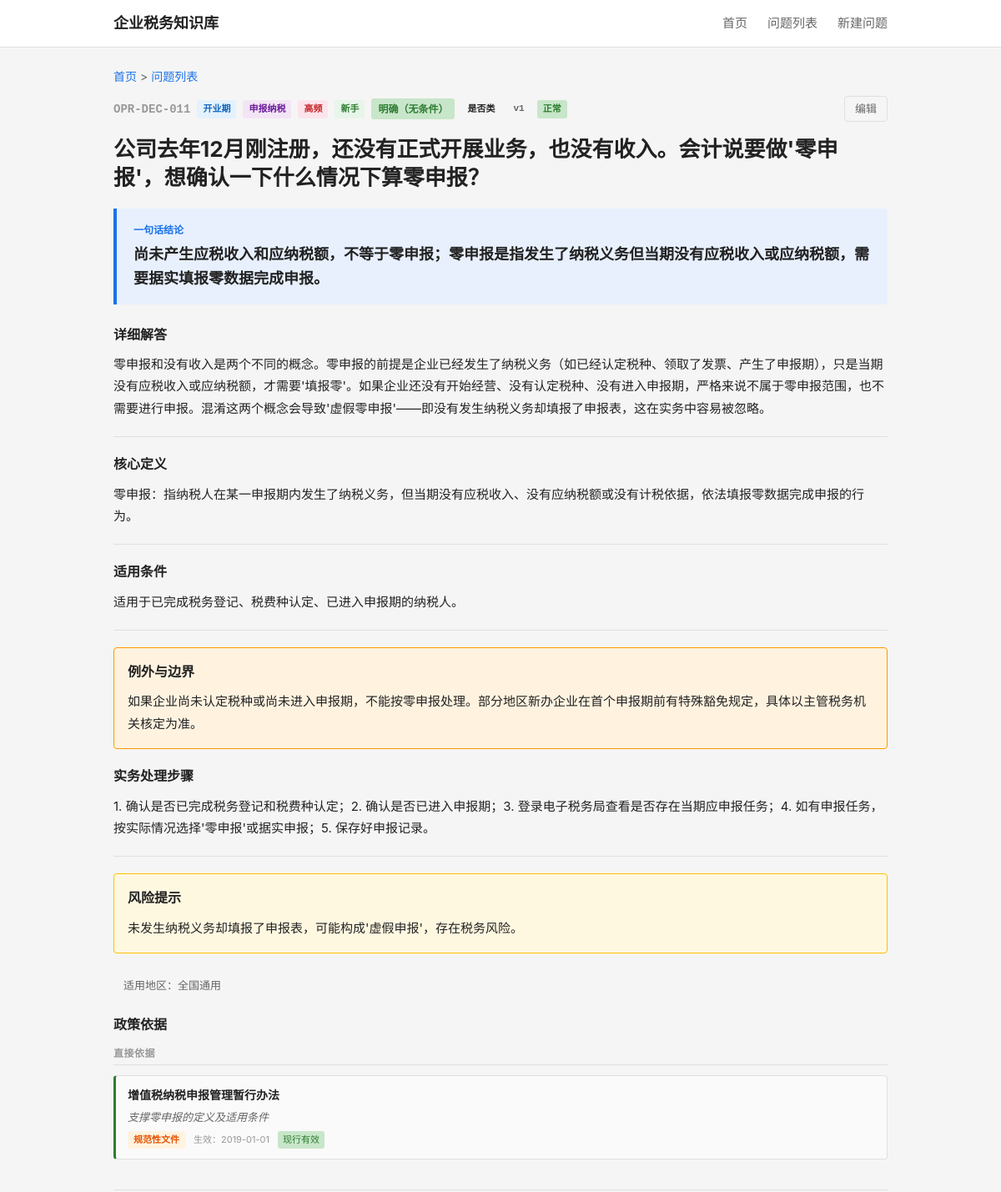
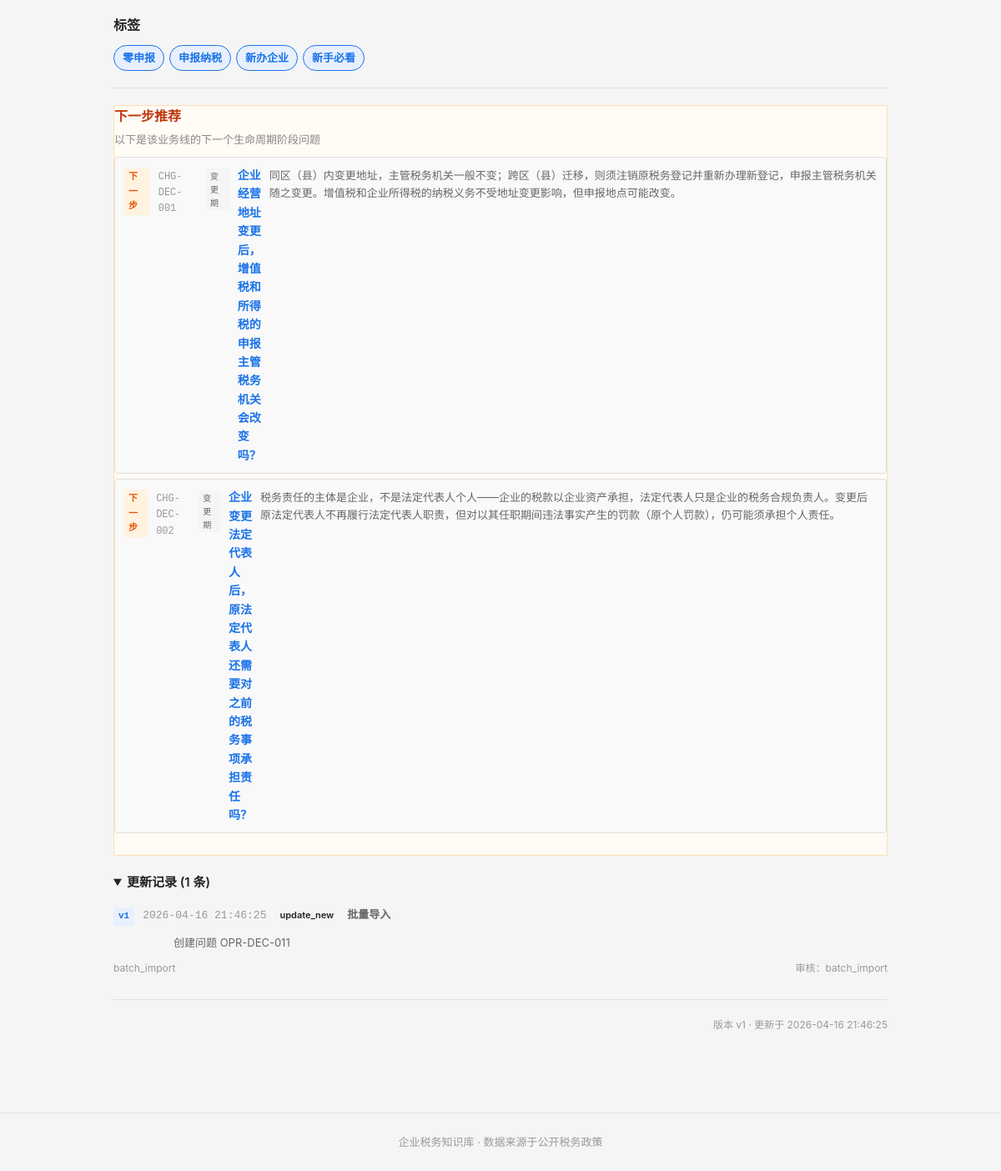
The page /question/OPR-DEC-011 on the database its author committed (2 pictures, top to bottom).
### tables this page shows
CREATE TABLE question_master (
    id              INTEGER PRIMARY KEY AUTOINCREMENT,
    question_code   TEXT NOT NULL UNIQUE,
    question_title  TEXT NOT NULL,
    question_plain  TEXT NOT NULL,

    -- 分类
    stage_code      TEXT NOT NULL,
    module_code     TEXT NOT NULL,
    question_type   TEXT NOT NULL,

    -- 答案
    one_line_answer TEXT NOT NULL,
    detailed_answer TEXT,
    core_definition TEXT,

    -- 条件与边界
    applicable_conditions TEXT,
    exceptions_boundary   TEXT,

    -- 实务
    practical_steps TEXT,
    risk_warning    TEXT,

    -- 适用范围
    scope_level     TEXT NOT NULL DEFAULT 'scope_national',
    local_region    TEXT,

    -- 确定性
    answer_certainty TEXT NOT NULL DEFAULT 'certain_clear',

    -- 元数据
    keywords        TEXT,
    high_frequency_flag INTEGER NOT NULL DEFAULT 0,
    newbie_flag     INTEGER NOT NULL DEFAULT 0,

    -- 版本管理
    status          TEXT NOT NULL DEFAULT 'draft',
    version_no      INTEGER NOT NULL DEFAULT 1,

    -- 审计字段
    created_at      TEXT NOT NULL DEFAULT (datetime('now')),
    updated_at      TEXT NOT NULL DEFAULT (datetime('now'))
);

CREATE TABLE question_policy_link (
    id              INTEGER PRIMARY KEY AUTOINCREMENT,
    question_id     INTEGER NOT NULL,
    policy_id       INTEGER NOT NULL,
    support_type    TEXT NOT NULL,
    support_note    TEXT,
    display_order   INTEGER NOT NULL DEFAULT 1,

    FOREIGN KEY (question_id) REFERENCES question_master(id) ON DELETE CASCADE,
    FOREIGN KEY (policy_id)   REFERENCES policy_basis(id)    ON DELETE CASCADE
);

CREATE TABLE policy_basis (
    id              INTEGER PRIMARY KEY AUTOINCREMENT,
    policy_code     TEXT NOT NULL UNIQUE,
    policy_name     TEXT NOT NULL,
    document_no     TEXT,
    article_ref     TEXT,

    -- 政策层级
    policy_level    TEXT NOT NULL,

    -- 有效期
    effective_date  TEXT,
    expiry_date     TEXT,
    current_status  TEXT NOT NULL DEFAULT 'effective',

    -- 内容摘要
    policy_summary  TEXT,
    raw_quote_short TEXT,

    -- 适用范围
    region_scope    TEXT DEFAULT 'national',

    -- 备注
    remarks         TEXT,

    -- 审计字段
    created_at      TEXT NOT NULL DEFAULT (datetime('now')),
    updated_at      TEXT NOT NULL DEFAULT (datetime('now'))
);

CREATE TABLE question_tag_link (
    id              INTEGER PRIMARY KEY AUTOINCREMENT,
    question_id     INTEGER NOT NULL,
    tag_id          INTEGER NOT NULL,
    is_primary      INTEGER NOT NULL DEFAULT 0,
    display_order   INTEGER NOT NULL DEFAULT 1,

    FOREIGN KEY (question_id) REFERENCES question_master(id) ON DELETE CASCADE,
    FOREIGN KEY (tag_id)      REFERENCES tag_dict(id)       ON DELETE CASCADE
);

CREATE TABLE tag_dict (
    id              INTEGER PRIMARY KEY AUTOINCREMENT,
    tag_code        TEXT NOT NULL UNIQUE,
    tag_name        TEXT NOT NULL,
    tag_category    TEXT,
    parent_id       INTEGER,
    display_order   INTEGER NOT NULL DEFAULT 1,
    status          TEXT NOT NULL DEFAULT 'active',

    FOREIGN KEY (parent_id) REFERENCES tag_dict(id) ON DELETE SET NULL
);

CREATE TABLE question_update_log (
    id              INTEGER PRIMARY KEY AUTOINCREMENT,
    question_id     INTEGER NOT NULL,
    version_no      INTEGER NOT NULL,
    update_date     TEXT NOT NULL DEFAULT (datetime('now')),
    update_type     TEXT NOT NULL,
    update_reason   TEXT,
    updated_by      TEXT,
    reviewed_by     TEXT,
    change_summary  TEXT,

    FOREIGN KEY (question_id) REFERENCES question_master(id) ON DELETE CASCADE
);

### backend/app.py (the view)
    @app.route('/question/<question_code>')
    def question_detail(question_code):
        from services.question_service import QuestionService
        svc = QuestionService()
        detail = svc.get_question_detail(question_code)
        if not detail:
            return "问题不存在", 404
        stages = svc.get_stages()
        modules = svc.get_modules()
        return render_template('detail.html',
                               detail=detail, stages=stages, modules=modules)

### backend/services/question_service.py (called while the page is built)
    def _query(self, sql, params=None):
        conn = sqlite3.connect(self.db_path)
        conn.execute("PRAGMA foreign_keys = ON")
        conn.row_factory = sqlite3.Row
        cur = conn.cursor()
        if params:
            cur.execute(sql, params)
        else:
            cur.execute(sql)
        rows = cur.fetchall()
        conn.close()
        return [dict(r) for r in rows]

    def _query_one(self, sql, params=None):
        rows = self._query(sql, params)
        return rows[0] if rows else None

    def get_stages(self):
        return self._query("""
            SELECT tag_code, tag_name
            FROM tag_dict
            WHERE tag_category = 'stage'
            ORDER BY display_order
        """)

    def get_modules(self):
        return self._query("""
            SELECT tag_code, tag_name
            FROM tag_dict
            WHERE tag_category = 'module'
            ORDER BY display_order
        """)

### frontend/templates/detail.html (shortened to what this page needs)
{% extends "base.html" %}
{% macro certainty_label(code) %}
    {% if code == 'certain_clear' %}<span class="certainty-tag clear">明确（无条件）</span>
    {% elif code == 'certain_conditional' %}<span class="certainty-tag condition">有条件</span>
    {% elif code == 'certain_dispute' %}<span class="certainty-tag dispute">有争议</span>
    {% elif code == 'certain_practice' %}<span class="certainty-tag practice">实务做法</span>
    {% else %}<span class="certainty-tag">{{ code }}</span>{% endif %}
{% endmacro %}
{% macro policy_level_label(code) %}{{ {'level_law':'法律','level_admin':'行政法规','level_department':'部门规章','level_bulletin':'规范性文件','level_provincial':'省级文件','level_local':'地方文件'}.get(code, code or '') }}{% endmacro %}
{% macro question_type_label(code) %}
{%- if code == 'type_whether' -%}是否类
{%- elif code == 'type_how' -%}怎么办类
{%- elif code == 'type_define' or code == 'type_definition' -%}定义类
{%- elif code == 'type_risk' -%}风险类
{%- elif code == 'type_time' -%}时限类
{%- elif code == 'type_why' -%}为什么类
{%- elif code == 'type_what' -%}是什么类
{%- else -%}{{ code }}{%- endif -%}
{% endmacro %}
{% macro status_label(code) %}
    {% if code == 'active' %}正常
    {% elif code == 'draft' %}草稿
    {% elif code == 'pending' %}待复核
    {% elif code == 'archived' %}归档
    {% elif code == 'obsolete' %}过时
    {% else %}{{ code }}{% endif %}
{% endmacro %}
{% macro stage_label(code) %}
    {%- if code == 'SET' -%}设立期
    {%- elif code == 'OPR' -%}开业期
    {%- elif code == 'CHG' -%}变更期
    {%- elif code == 'RSK' -%}风险期
    {%- elif code == 'SUS' -%}停业期
    {%- elif code == 'CLS' -%}注销期
    {%- else -%}{{ code }}{%- endif -%}
{% endmacro %}
{% macro module_label(code) %}
    {%- if code == 'REG' -%}登记设立
    {%- elif code == 'DEC' -%}申报纳税
    {%- elif code == 'INV' -%}发票管理
    {%- elif code == 'VAT' -%}增值税
    {%- elif code == 'IIT' -%}个人所得税
    {%- elif code == 'CIT' -%}企业所得税
    {%- elif code == 'SSF' -%}社保公积金
    {%- elif code == 'CHG' -%}变更登记
    {%- elif code == 'CLEAR' -%}清税注销
    {%- elif code == 'RISK' -%}风险应对
    {%- elif code == 'FEE' -%}成本费用
    {%- elif code == 'PREF' -%}优惠政策
    {%- elif code == 'ETAX' -%}电子税务
    {%- else -%}{{ code }}{%- endif -%}
{% endmacro %}
{% block main %}
<div class="detail-header">
    <div class="breadcrumb">
        <a href="/">首页</a> &gt; <a href="/questions">问题列表</a>
    </div>
    <div class="question-meta-top">
        <span class="q-code-lg">{{ detail.question_code }}</span>
        <span class="q-badge stage">{{ stage_label(detail.stage_code) }}</span>
        <span class="q-badge module">{{ module_label(detail.module_code) }}</span>
        {% if detail.high_frequency_flag %}
        <span class="q-badge hf">高频</span>
        {% endif %}
        {% if detail.newbie_flag %}
        <span class="q-badge newbie">新手</span>
        {% endif %}
        {{ certainty_label(detail.answer_certainty) }}
        <span class="q-badge">{{ question_type_label(detail.question_type) }}</span>
        <span class="q-badge version">v{{ detail.version_no }}</span>
        <span class="q-badge status-{{ detail.status }}">{{ status_label(detail.status) }}</span>
        <a href="/question/{{ detail.question_code }}/edit" class="edit-btn">编辑</a>
    </div>
</div>
<h1 class="detail-title">{{ detail.question_plain if detail.question_plain else detail.question_title }}</h1>
<div class="answer-box">
    <div class="answer-label">一句话结论</div>
    <div class="answer-content">{{ detail.one_line_answer }}</div>
</div>
{% if detail.detailed_answer %}
<div class="detail-section">
    <h3>详细解答</h3>
    <div class="detail-text">{{ detail.detailed_answer }}</div>
</div>
{% endif %}
{% if detail.core_definition %}
<div class="detail-section">
    <h3>核心定义</h3>
    <div class="detail-text">{{ detail.core_definition }}</div>
</div>
{% endif %}
{% if detail.applicable_conditions %}
<div class="detail-section">
    <h3>适用条件</h3>
    <div class="detail-text">{{ detail.applicable_conditions }}</div>
</div>
{% endif %}
{% if detail.exceptions_boundary %}
<div class="detail-section exception">
    <h3>例外与边界</h3>
    <div class="detail-text">{{ detail.exceptions_boundary }}</div>
</div>
{% endif %}
{% if detail.practical_steps %}
<div class="detail-section">
    <h3>实务处理步骤</h3>
    <div class="detail-text">{{ detail.practical_steps }}</div>
</div>
{% endif %}
{% if detail.risk_warning %}
<div class="detail-section warning">
    <h3>风险提示</h3>
    <div class="detail-text">{{ detail.risk_warning }}</div>
</div>
{% endif %}
{% if detail.scope_level == 'scope_national' %}
<div class="scope-note">适用地区：全国通用</div>
{% elif detail.scope_level == 'scope_local' %}
<div class="scope-note">适用地区：地方口径</div>
{% elif detail.scope_level == 'scope_mixed' %}
<div class="scope-note">适用地区：混合口径</div>
{% elif detail.local_region %}
<div class="scope-note local">地区：{{ detail.local_region }}</div>
{% endif %}
{% if detail.policies %}
{% set direct_policies = [] %}
{% set procedure_policies = [] %}
{% set other_policies = [] %}
{% for p in detail.policies %}
    {% if p.support_type == 'support_direct' %}{% do direct_policies.append(p) %}{% endif %}
    {% if p.support_type == 'support_procedure' %}{% do procedure_policies.append(p) %}{% endif %}
    {% if p.support_type not in ['support_direct', 'support_procedure'] %}{% do other_policies.append(p) %}{% endif %}
{% endfor %}
<div class="detail-section policies-section">
    <h3>政策依据</h3>
    {% if direct_policies %}
    <div class="policy-group">
        <div class="policy-group-label">直接依据</div>
        <ul class="policy-list">
            {% for p in direct_policies %}
            <li class="policy-item type-direct">
                <div class="policy-title">
                    {{ p.policy_name }}
                </div>
                {% if p.support_note %}<div class="policy-note">{{ p.support_note }}</div>{% endif %}
                <div class="policy-meta">
                    <span class="policy-level-badge level-{{ p.policy_level }}">{{ policy_level_label(p.policy_level) }}</span>
                    {% if p.effective_date %}<span class="policy-effective">生效：{{ p.effective_date }}</span>{% endif %}
                    {% if p.current_status == 'pol_effective' %}<span class="policy-stat effective">现行有效</span>
                    {% elif p.current_status == 'pol_expired' %}<span class="policy-stat expired">已失效</span>
                    {% elif p.current_status == 'pol_partial' %}<span class="policy-stat partial">部分失效</span>{% endif %}
                </div>
            </li>
            {% endfor %}
        </ul>
    </div>
    {% endif %}
</div>
{% endif %}
{% if detail.tags %}
<div class="detail-section tags-section">
    <h3>标签</h3>
    <div class="tag-list">
        {% for t in detail.tags %}
        <a href="/questions?tag={{ t.tag_code }}" class="tag-chip {% if t.is_primary %}primary{% endif %}">{{ t.tag_name }}</a>
        {% endfor %}
    </div>
</div>
{% endif %}
{% if detail.next_step_questions %}
<div class="detail-section next-step">
    <h3>下一步推荐</h3>
    <p class="next-step-hint">以下是该业务线的下一个生命周期阶段问题</p>
    <ul class="relation-list">
        {% for r in detail.next_step_questions %}
        <li>
            <a href="/question/{{ r.question_code }}" class="relation-link">
                <span class="rel-type-badge type-next">下一步</span>
                <span class="rel-code">{{ r.question_code }}</span>
                <span class="rel-stage-badge">{{ stage_label(r.stage_code) }}</span>
                <span class="rel-title">{{ r.question_title }}</span>
                <span class="rel-answer">{{ r.one_line_answer }}</span>
            </a>
        </li>
        {% endfor %}
    </ul>
</div>
{% endif %}
{% if detail.updates %}
<details class="detail-section updates" open>
    <summary class="section-summary">更新记录 ({{ detail.updates|length }} 条)</summary>
    <ul class="update-list">
        {% for u in detail.updates %}
        <li class="update-item">
            <span class="update-version">v{{ u.version_no }}</span>
            <span class="update-date">{{ u.update_date }}</span>
            <span class="update-type-badge type-{{ u.update_type }}">{{ u.update_type }}</span>
            {% if u.update_reason %}<span class="update-reason">{{ u.update_reason }}</span>{% endif %}
            <span class="update-summary">{{ u.change_summary }}</span>
            {% if u.updated_by %}<span class="update-by">{{ u.updated_by }}</span>{% endif %}
            {% if u.reviewed_by %}<span class="update-reviewed">审核：{{ u.reviewed_by }}</span>{% endif %}
        </li>
        {% endfor %}
    </ul>
</details>
{% endif %}
<div class="detail-footer">
    <span>版本 v{{ detail.version_no }} · 更新于 {{ detail.updated_at }}</span>
</div>
{% endblock %}

### rows shown on the page
question_master: question_code "OPR-DEC-011", version_no "1", question_plain "公司去年12月刚注册，还没有正式开展业务，也没有收入。会计说要做'零申报'，想确认一下什么情况下算零申报？", one_line_answer "尚未产生应税收入和应纳税额，不等于零申报；零申报是指发生了纳税义务但当期没有应税收入或应纳税额，需要据实填报零数据完成申报。", detailed_answer "零申报和没有收入是两个不同的概念。零申报的前提是企业已经发生了纳税义务（如已经认定税种、领取了发票、产生了申报期），只是当期没有应税收入或应纳税额，才需要'填报零'。如果企业还没有开始经营、没有认定税种、没有进入申报期，严格来说不属于零申报范围，也不需要进行申报。混淆这两个概念会导致'虚假零申报'——即没有发生纳税义务却填报了申报表，这在实务中容易被忽略。", core_definition "零申报：指纳税人在某一申报期内发生了纳税义务，但当期没有应税收入、没有应纳税额或没有计税依据，依法填报零数据完成申报的行为。", applicable_conditions "适用于已完成税务登记、税费种认定、已进入申报期的纳税人。", exceptions_boundary "如果企业尚未认定税种或尚未进入申报期，不能按零申报处理。部分地区新办企业在首个申报期前有特殊豁免规定，具体以主管税务机关核定为准。", practical_steps "1. 确认是否已完成税务登记和税费种认定；2. 确认是否已进入申报期；3. 登录电子税务局查看是否存在当期应申报任务；4. 如有申报任务，按实际情况选择'零申报'或据实申报；5. 保存好申报记录。", risk_warning "未发生纳税义务却填报了申报表，可能构成'虚假申报'，存在税务风险。", updated_at "2026-04-16 21:46:25"
question_policy_link: policy_name "增值税纳税申报管理暂行办法", support_note "支撑零申报的定义及适用条件", effective_date "2019-01-01"
policy_basis: policy_level "规范性文件"
question_tag_link: tag_name "零申报"
question_tag_link: tag_name "申报纳税"
question_tag_link: tag_name "新办企业"
question_tag_link: tag_name "新手必看"
question_master: question_code "CHG-DEC-001", stage_code "变更期", question_title "企业经营地址变更后，增值税和所得税的申报主管税务机关会改变吗？", one_line_answer "同区（县）内变更地址，主管税务机关一般不变；跨区（县）迁移，则须注销原税务登记并重新办理新登记，申报主管税务机关随之变更。增值税和企业所得税的纳税义务不受地址变更影响，但申报地点可能改变。"
question_master: question_code "CHG-DEC-002", stage_code "变更期", question_title "企业变更法定代表人后，原法定代表人还需要对之前的税务事项承担责任吗？", one_line_answer "税务责任的主体是企业，不是法定代表人个人——企业的税款以企业资产承担，法定代表人只是企业的税务合规负责人。变更后原法定代表人不再履行法定代表人职责，但对以其任职期间违法事实产生的罚款（原个人罚款），仍可能须承担个人责任。"
question_update_log: version_no "1", update_date "2026-04-16 21:46:25", update_type "update_new", update_reason "批量导入", change_summary "创建问题 OPR-DEC-011", updated_by "batch_import", reviewed_by "batch_import"

### other values the page prints
{{ detail.updates|length }} "1"
